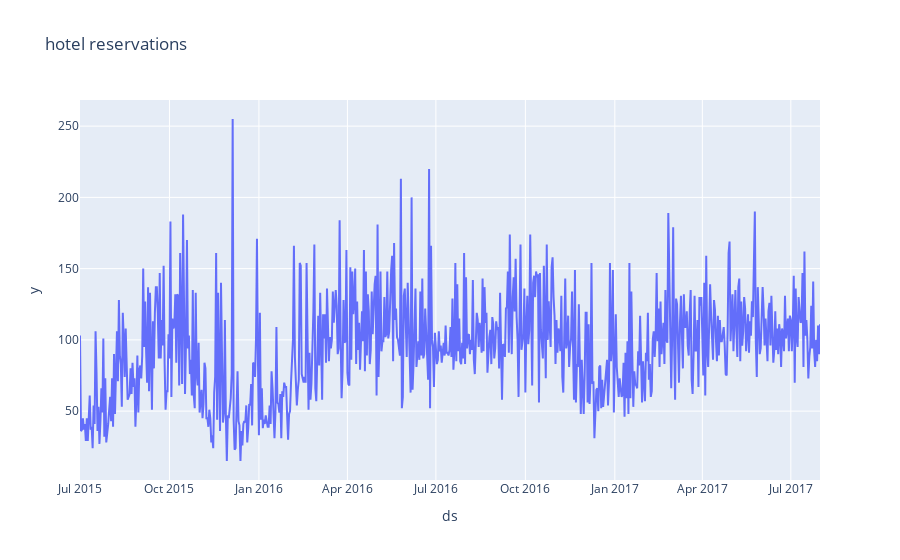

Here is the notebook cell this chart was saved with:
### Code cell
fig = px.line(train_df, x="ds", y="y", title='hotel reservations')
fig.show()

### Figure 1 — Plotly figure (JSON) as saved in the notebook; plotly's stock layout.template omitted (floating-point values rounded to 4 significant figures; data arrays with more than 128 entries replaced by an {"elided": "..."} marker saying what was removed)
{"data": [{"hovertemplate": "ds=%{x}<br>y=%{y}<extra></extra>", "legendgroup": "", "line": {"color": "#636efa", "dash": "solid"}, "marker": {"symbol": "circle"}, "mode": "lines", "name": "", "orientation": "v", "showlegend": false, "type": "scatter", "x": {"elided": "762 str values"}, "xaxis": "x", "y": {"elided": "762 int values"}, "yaxis": "y"}], "layout": {"legend": {"tracegroupgap": 0}, "title": {"text": "hotel reservations"}, "xaxis": {"anchor": "y", "domain": [0, 1], "title": {"text": "ds"}}, "yaxis": {"anchor": "x", "domain": [0, 1], "title": {"text": "y"}}}}
